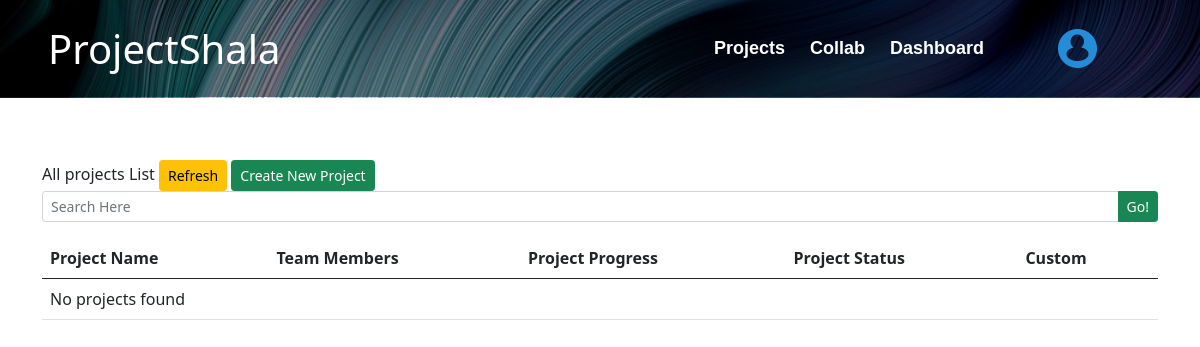
Page /projects on the earlier database version.
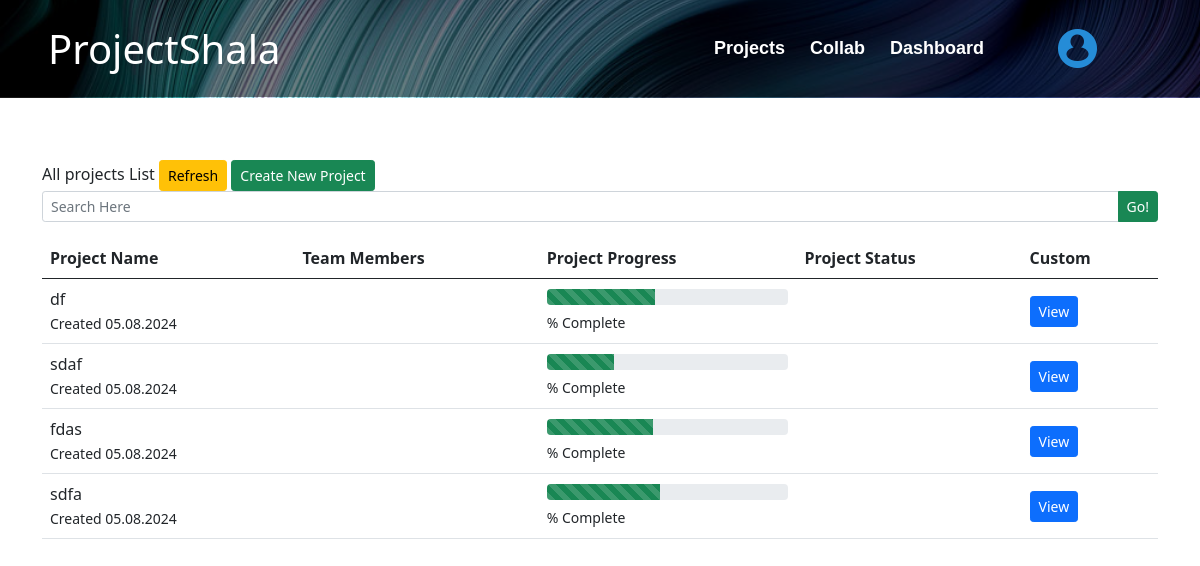
Same page on the later database version.
### main/models.py (models this page shows)
class Project(Model):
    title = CharField(max_length=120)
    description = TextField()
    start_date = DateTimeField(default=now)
    end_date = DateTimeField(null=True, blank=True)
    rating = FloatField()
    progress = IntegerField(default=0)
    host = ManyToManyField(User, related_name='hosts', blank=True)
    user = ManyToManyField(User, related_name='users', blank=True)
    invited = ManyToManyField('User', related_name='invited', blank=True)
    potential_user = ManyToManyField('User', related_name='PotentialUser', blank=True)
    assignments = ManyToManyField('Assignment', related_name='ProjectAssignment', blank=True)
    status = CharField(max_length=120)
    comments = ManyToManyField('Discussion', related_name='ProjectDiscussion', blank=True)
    tags = JSONField(default=list, blank=True)
    languages = JSONField(default=list, blank=True)
    skills = JSONField(default=list, blank=True)

### main/views.py (the view)
# urls.py: path('projects', Projects, name='projects'),
@csrf_exempt
def Projects(request):
    data = {}
    try:
        data = {"projects" : Project.objects.all()}
        print(data["projects"][0].host)
    except Exception as e:
        print("An error occurred:", e)
        traceback.print_exc()
    return render(request, "projects/index.html", data)

### templates/projects/index.html (shortened to what this page needs)
{% load static %}
<!DOCTYPE html>
<html lang="en">
<head>
    <link href="https://cdn.jsdelivr.net/npm/bootstrap@5.0.0/dist/css/bootstrap.min.css" rel="stylesheet">
    <link rel="stylesheet" href="{% static 'projects/styles.css' %}">
</head>
<body>
    {% include 'navbar.html' %}
    <div class="container" style="padding-top:10em;">
        <section class="panel">
            <header class="panel-heading">
                All projects List
                    <button type="button" id="loading-btn" class="btn btn-warning btn-sm"> Refresh</button>
                    <a href="addproject" class="btn btn-success btn-sm"> Create New Project</a>
            </header>
            <div class="panel-body">
                <div class="row mb-3">
                    <div class="col-md-12">
                        <div class="input-group">
                            <input type="text" placeholder="Search Here" class="form-control form-control-sm">
                            <button type="button" class="btn btn-success btn-sm"> Go!</button>
                        </div>
                    </div>
                </div>
            </div>
            <table class="table table-hover p-table">
                <thead>
                    <tr>
                        <th>Project Name</th>
                        <th>Team Members</th>
                        <th>Project Progress</th>
                        <th>Project Status</th>
                        <th>Custom</th>
                    </tr>
                </thead>
                <tbody>
                    {% if projects %}
                        {% for project in projects %}
                            <tr>
                                <td class="p-name">
                                    {{ project.title }}
                                    <br>
                                    <small>Created {{ project.start_date|date:"d.m.Y" }}</small>
                                </td>
                                <td class="p-team">
                                </td>
                                <td class="p-progress">
                                    <div class="progress">
                                        <div style="width: {{ project.progress }}%;" class="progress-bar progress-bar-striped progress-bar-animated bg-success"></div>
                                    </div>
                                    <small>{{ project.overall_progress }}% Complete</small>
                                </td>
                                <td>
                                </td>
                                <td>
                                    <a href="{% url 'project' project.id %}" class="btn btn-primary btn-sm">
                                         View
                                    </a>
                                </td>
                            </tr>
                        {% endfor %}
                    {% else %}
                        <tr>
                            <td colspan="5">No projects found</td>
                        </tr>
                    {% endif %}
                </tbody>
            </table>
        </section>
    </div>
</body>
</html>

Differences in the rows shown:
added Project: title "df", start_date "05.08.2024", progress 45 (drawn)
added Project: title "sdaf", start_date "05.08.2024", progress 28 (drawn)
added Project: title "fdas", start_date "05.08.2024", progress 44 (drawn)
added Project: title "sdfa", start_date "05.08.2024", progress 47 (drawn)
Other differences:
text no longer shown: "No projects found"
